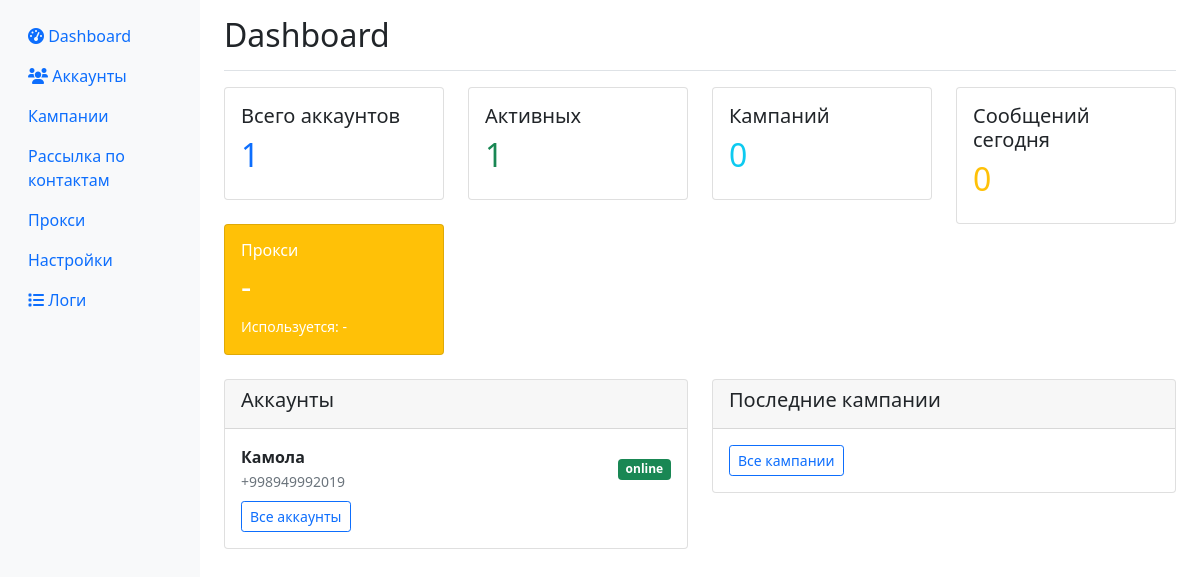
Before: / with the older database file.
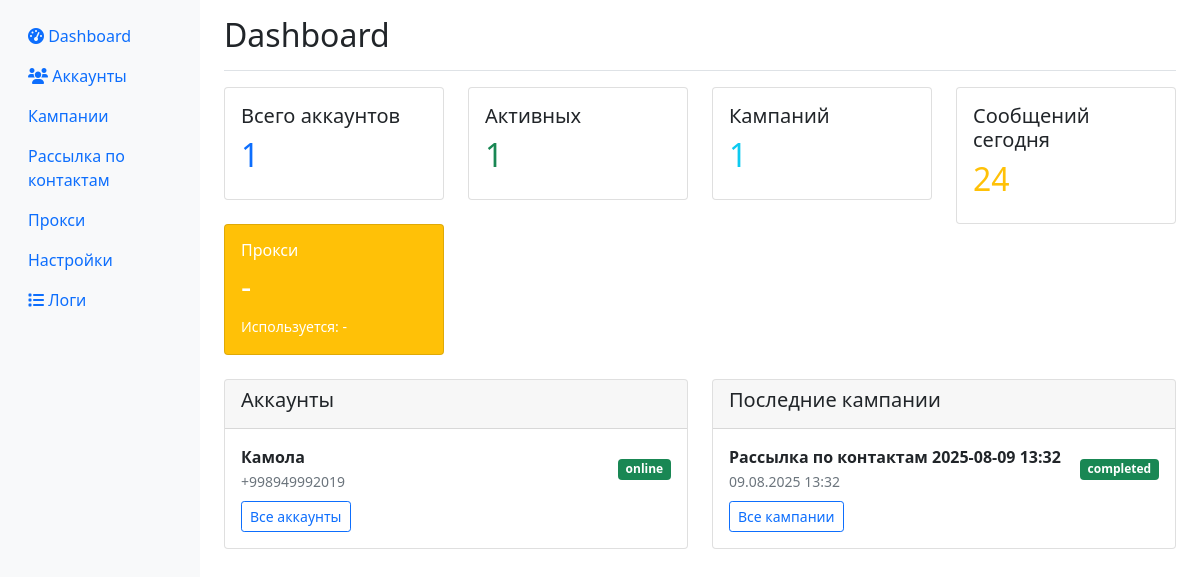
After: the same page with the newer database file.
### app/database.py (models this page shows)
class Account(Base):
    __tablename__ = "accounts"
    id = Column(Integer, primary_key=True, index=True)
    phone = Column(String, unique=True, index=True)
    name = Column(String)
    status = Column(String, default="offline")  # online, offline, blocked, error
    session_data = Column(Text)  # зашифрованная сессия
    proxy = Column(String, nullable=True)
    created_at = Column(DateTime, default=datetime.utcnow)
    last_activity = Column(DateTime, default=datetime.utcnow)
    messages_sent_today = Column(Integer, default=0)
    messages_sent_hour = Column(Integer, default=0)
    last_message_time = Column(DateTime, nullable=True)
    is_active = Column(Boolean, default=True)

class Campaign(Base):
    __tablename__ = "campaigns"
    id = Column(Integer, primary_key=True, index=True)
    name = Column(String)
    channel_message = Column(Text, nullable=True)
    group_message = Column(Text, nullable=True)
    private_message = Column(Text, nullable=True)
    channels_list = Column(Text, nullable=True)
    groups_list = Column(Text, nullable=True)
    private_list = Column(Text, nullable=True)
    delay_seconds = Column(Integer, default=3)
    attachment_path = Column(String, nullable=True)
    status = Column(String, default="created")  # created, running, paused, completed, scheduled, cancelled
    created_at = Column(DateTime, default=datetime.utcnow)
    scheduled_start = Column(DateTime, nullable=True)  # время запланированного старта
    account_id = Column(Integer, nullable=True)  # для привязки к конкретному аккаунту

### app/web.py (the view)
@app.get("/", response_class=HTMLResponse)
async def dashboard(request: Request, db: Session = Depends(get_db)):
    accounts = db.query(Account).all()
    campaigns = db.query(Campaign).order_by(Campaign.created_at.desc()).limit(10).all()
    total_accounts = len(accounts)
    active_accounts = len([a for a in accounts if a.is_active and a.status == "online"])
    total_campaigns = db.query(Campaign).count()
    messages_sent_today = db.query(SendLog).filter(
        SendLog.sent_at >= datetime.utcnow().date()
    ).count()
    return templates.TemplateResponse("dashboard.html", {
        "request": request,
        "accounts": accounts,
        "campaigns": campaigns,
        "stats": {
            "total_accounts": total_accounts,
            "active_accounts": active_accounts,
            "total_campaigns": total_campaigns,
            "messages_sent_today": messages_sent_today
        }
    })

### templates/dashboard.html (shortened to what this page needs)
{% extends "base.html" %}
{% block content %}
<div class="d-flex justify-content-between flex-wrap flex-md-nowrap align-items-center pt-3 pb-2 mb-3 border-bottom">
    <h1 class="h2">Dashboard</h1>
</div>
<div class="row mb-4">
    <div class="col-md-3">
        <div class="card">
            <div class="card-body">
                <h5 class="card-title">Всего аккаунтов</h5>
                <h2 class="text-primary">{{ stats.total_accounts }}</h2>
            </div>
        </div>
    </div>
    <div class="col-md-3">
        <div class="card">
            <div class="card-body">
                <h5 class="card-title">Активных</h5>
                <h2 class="text-success">{{ stats.active_accounts }}</h2>
            </div>
        </div>
    </div>
    <div class="col-md-3">
        <div class="card">
            <div class="card-body">
                <h5 class="card-title">Кампаний</h5>
                <h2 class="text-info">{{ stats.total_campaigns }}</h2>
            </div>
        </div>
    </div>
    <div class="col-md-3">
        <div class="card">
            <div class="card-body">
                <h5 class="card-title">Сообщений сегодня</h5>
                <h2 class="text-warning">{{ stats.messages_sent_today }}</h2>
            </div>
        </div>
    </div>
    <div class="col-md-3">
        <div class="card bg-warning text-white">
            <div class="card-body">
                <div class="d-flex justify-content-between">
                    <div>
                        <h6 class="card-title">Прокси</h6>
                        <h2 id="proxies-count">-</h2>
                        <small id="proxies-used">Используется: -</small>
                    </div>
                </div>
            </div>
        </div>
    </div>
</div>
<div class="row mb-4">
    <div class="col-md-6">
        <div class="card">
            <div class="card-header">
                <h5>Аккаунты</h5>
            </div>
            <div class="card-body">
                {% for account in accounts[:5] %}
                <div class="d-flex justify-content-between align-items-center mb-2">
                    <div>
                        <strong>{{ account.name or account.phone }}</strong><br>
                        <small class="text-muted">{{ account.phone }}</small>
                    </div>
                    <span class="badge bg-{% if account.status == 'online' %}success{% elif account.status == 'offline' %}secondary{% elif account.status == 'error' %}danger{% else %}warning{% endif %}">
                        {{ account.status }}
                    </span>
                </div>
                {% endfor %}
                <a href="/accounts" class="btn btn-sm btn-outline-primary">Все аккаунты</a>
            </div>
        </div>
    </div>
    <div class="col-md-6">
        <div class="card">
            <div class="card-header">
                <h5>Последние кампании</h5>
            </div>
            <div class="card-body">
                {% for campaign in campaigns[:5] %}
                <div class="d-flex justify-content-between align-items-center mb-2">
                    <div>
                        <strong>{{ campaign.name }}</strong><br>
                        <small class="text-muted">{{ campaign.created_at.strftime('%d.%m.%Y %H:%M') }}</small>
                    </div>
                    <span class="badge bg-{% if campaign.status == 'running' %}primary{% elif campaign.status == 'completed' %}success{% elif campaign.status == 'paused' %}warning{% else %}secondary{% endif %}">
                        {{ campaign.status }}
                    </span>
                </div>
                {% endfor %}
                <a href="/campaigns" class="btn btn-sm btn-outline-primary">Все кампании</a>
            </div>
        </div>
    </div>
</div>
{% endblock %}

Changed rows visible on the page:
added Campaign: name "Рассылка по контактам 2025-08-09 13:32", created_at "09.08.2025 13:32", status "completed"
Other visible differences:
{{ stats.total_campaigns }}: "0" → "1"
{{ stats.messages_sent_today }}: "0" → "24"
